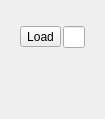
                       <widget class="QWidget" name="TabCameraColorSpace">
                        <property name="geometry">
                         <rect>
                          <x>0</x>
                          <y>0</y>
                          <width>98</width>
                          <height>119</height>
                         </rect>
                        </property>
                        <attribute name="label">
                         <string>Camera color space</string>
                        </attribute>
                        <layout class="QVBoxLayout" name="verticalLayout_52">
                         <item>
                          <widget class="QWidget" name="widget_2" native="true">
                           <layout class="QVBoxLayout" name="verticalLayout">
                            <item>
                             <widget class="QWidget" name="CameraColorWidget" native="true"/>
                            </item>
                            <item>
                             <layout class="QHBoxLayout" name="horizontalLayout_13">
                              <property name="spacing">
                               <number>2</number>
                              </property>
                              <property name="sizeConstraint">
                               <enum>QLayout::SetFixedSize</enum>
                              </property>
                              <item>
                               <widget class="QToolButton" name="CameraColorProfileButton">
                                <property name="toolTip">
                                 <string>Load a camera profile</string>
                                </property>
                                <property name="text">
                                 <string>Load</string>
                                </property>
                                <property name="icon">
                                 <iconset resource="../photivo.qrc">
                                  <normaloff>:/photivo/Icons/folder_grey_open.png</normaloff>:/photivo/Icons/folder_grey_open.png</iconset>
                                </property>
                                <property name="iconSize">
                                 <size>
                                  <width>14</width>
                                  <height>14</height>
                                 </size>
                                </property>
                               </widget>
                              </item>
                              <item>
                               <widget class="QLineEdit" name="CameraColorProfileText">
                                <property name="maximumSize">
                                 <size>
                                  <width>250</width>
                                  <height>16777215</height>
                                 </size>
                                </property>
                                <property name="readOnly">
                                 <bool>true</bool>
                                </property>
                               </widget>
                              </item>
                              <item>
                               <spacer name="horizontalSpacer_7a">
                                <property name="orientation">
                                 <enum>Qt::Horizontal</enum>
                                </property>
                                <property name="sizeType">
                                 <enum>QSizePolicy::Expanding</enum>
                                </property>
                                <property name="sizeHint" stdset="0">
                                 <size>
                                  <width>40</width>
                                  <height>20</height>
                                 </size>
                                </property>
                               </spacer>
                              </item>
                             </layout>
                            </item>
                            <item>
                             <widget class="QWidget" name="CameraColorProfileIntentWidget" native="true"/>
                            </item>
                            <item>
                             <widget class="QWidget" name="CameraColorGammaWidget" native="true"/>
                            </item>
                           </layout>
                          </widget>
                         </item>
                         <item>
                          <spacer name="verticalSpacer_8">
                           <property name="orientation">
                            <enum>Qt::Vertical</enum>
                           </property>
                           <property name="sizeHint" stdset="0">
                            <size>
                             <width>20</width>
                             <height>358</height>
                            </size>
                           </property>
                          </spacer>
                         </item>
                        </layout>
                       </widget>
